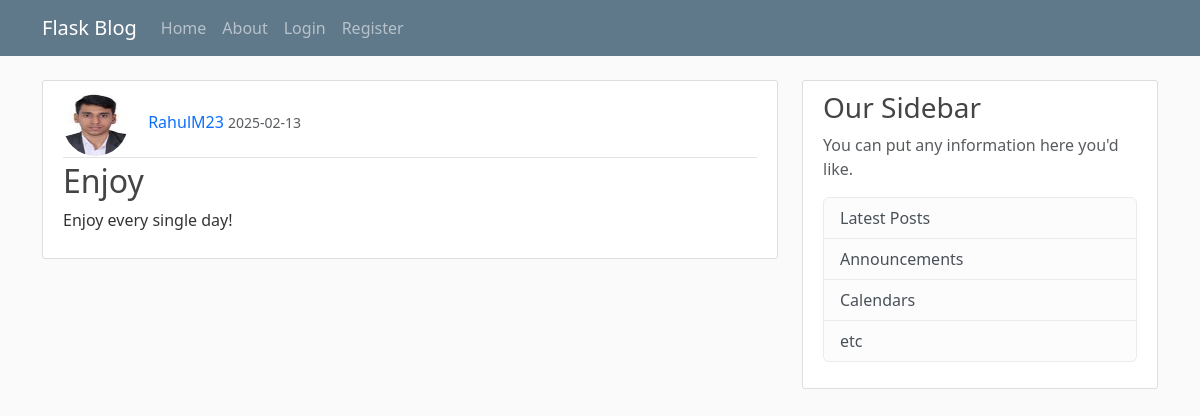
Before: /3 with the older database file.
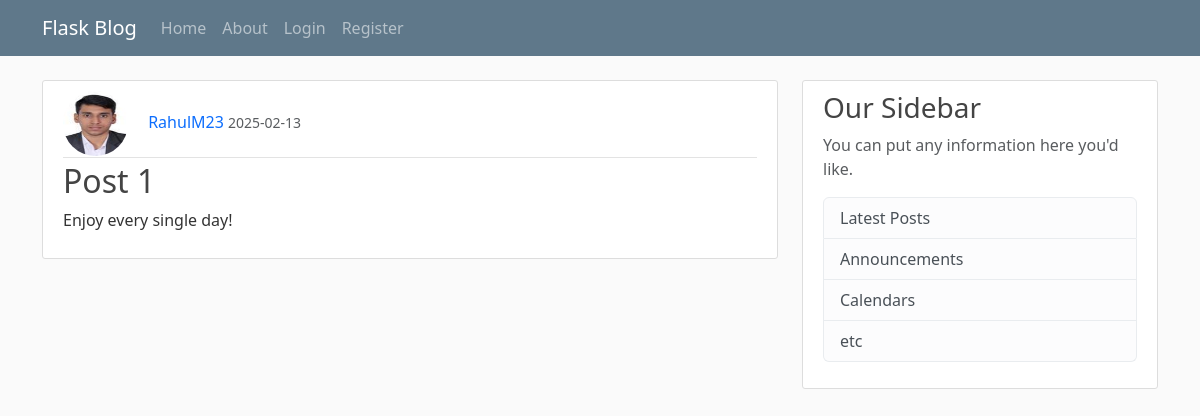
After: the same page with the newer database file.
### main/models.py (models this page shows, shortened)
class Post(db.Model):
    id = db.Column(db.Integer, primary_key=True)
    title = db.Column(db.String(100), nullable=False)
    date_posted = db.Column(db.DateTime, nullable=False, default=datetime.utcnow)
    content = db.Column(db.Text, nullable=False)
    user_id = db.Column(db.Integer, db.ForeignKey('user.id'), nullable=False)

### main/routes.py (the view)
@app.route("/<int:post_id>")
def post(post_id):
    post = Post.query.get_or_404(post_id)
    return render_template("post.html", title=post.title, post=post)

### main/templates/post.html (shortened to what this page needs)
{% extends "layout.html" %}
{% block content %}
    <article class="media content-section">
        <div class="media-body">
        <div class="article-metadata">
            <img class="rounded-circle article-img" src="{{url_for('static', filename='profile/' + post.author.image_file)}}" alt="">
            <a class="decoration mr-2" href="#">{{ post.author.username }}</a>
            <small class="text-muted">{{ post.date_posted.strftime('%Y-%m-%d') }}</small>
        </div>
        <h2 class="article-title">{{ post.title }}</h2>
        <p class="article-content">{{ post.content }}</p>
        </div>
    </article>
{% endblock %}

Changed rows visible on the page:
changed Post "Enjoy every single day!": title "Enjoy" → "Post 1"
